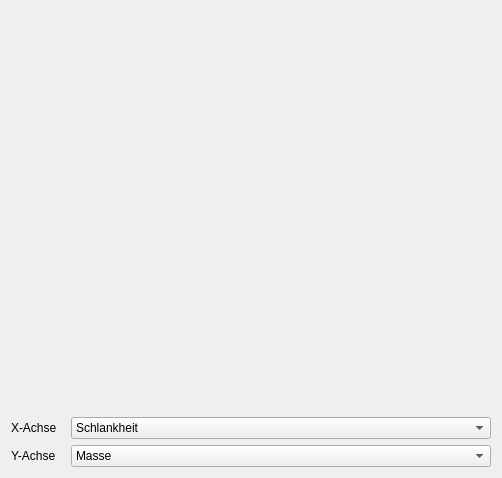
          <widget class="QWidget" name="subTab_440">
           <attribute name="title">
            <string>Ressourcenvergleich</string>
           </attribute>
           <layout class="QVBoxLayout" name="verticalLayout_21">
            <item>
             <layout class="QVBoxLayout" name="verticalLayout_440">
              <item>
               <widget class="MplWidget" name="MplWidget_440" native="true">
                <property name="minimumSize">
                 <size>
                  <width>480</width>
                  <height>400</height>
                 </size>
                </property>
               </widget>
              </item>
              <item>
               <layout class="QHBoxLayout" name="horizontalLayout_441">
                <item>
                 <widget class="QLabel" name="label_441">
                  <property name="text">
                   <string>X-Achse</string>
                  </property>
                 </widget>
                </item>
                <item>
                 <widget class="QComboBox" name="comboBox_xAxis_441">
                  <property name="minimumSize">
                   <size>
                    <width>420</width>
                    <height>0</height>
                   </size>
                  </property>
                  <item>
                   <property name="text">
                    <string>Schlankheit</string>
                   </property>
                  </item>
                  <item>
                   <property name="text">
                    <string>Gebäudehöhe</string>
                   </property>
                  </item>
                  <item>
                   <property name="text">
                    <string>Anzahl Stockwerke</string>
                   </property>
                  </item>
                 </widget>
                </item>
               </layout>
              </item>
              <item>
               <layout class="QHBoxLayout" name="horizontalLayout_442">
                <item>
                 <widget class="QLabel" name="label_442">
                  <property name="text">
                   <string>Y-Achse</string>
                  </property>
                 </widget>
                </item>
                <item>
                 <widget class="QComboBox" name="comboBox_yAxis_442">
                  <property name="minimumSize">
                   <size>
                    <width>420</width>
                    <height>0</height>
                   </size>
                  </property>
                  <item>
                   <property name="text">
                    <string>Masse</string>
                   </property>
                  </item>
                  <item>
                   <property name="text">
                    <string>Treibhauspotenzial GWP</string>
                   </property>
                  </item>
                  <item>
                   <property name="text">
                    <string>Primärenergiebedarf PET</string>
                   </property>
                  </item>
                 </widget>
                </item>
               </layout>
              </item>
             </layout>
            </item>
           </layout>
          </widget>
